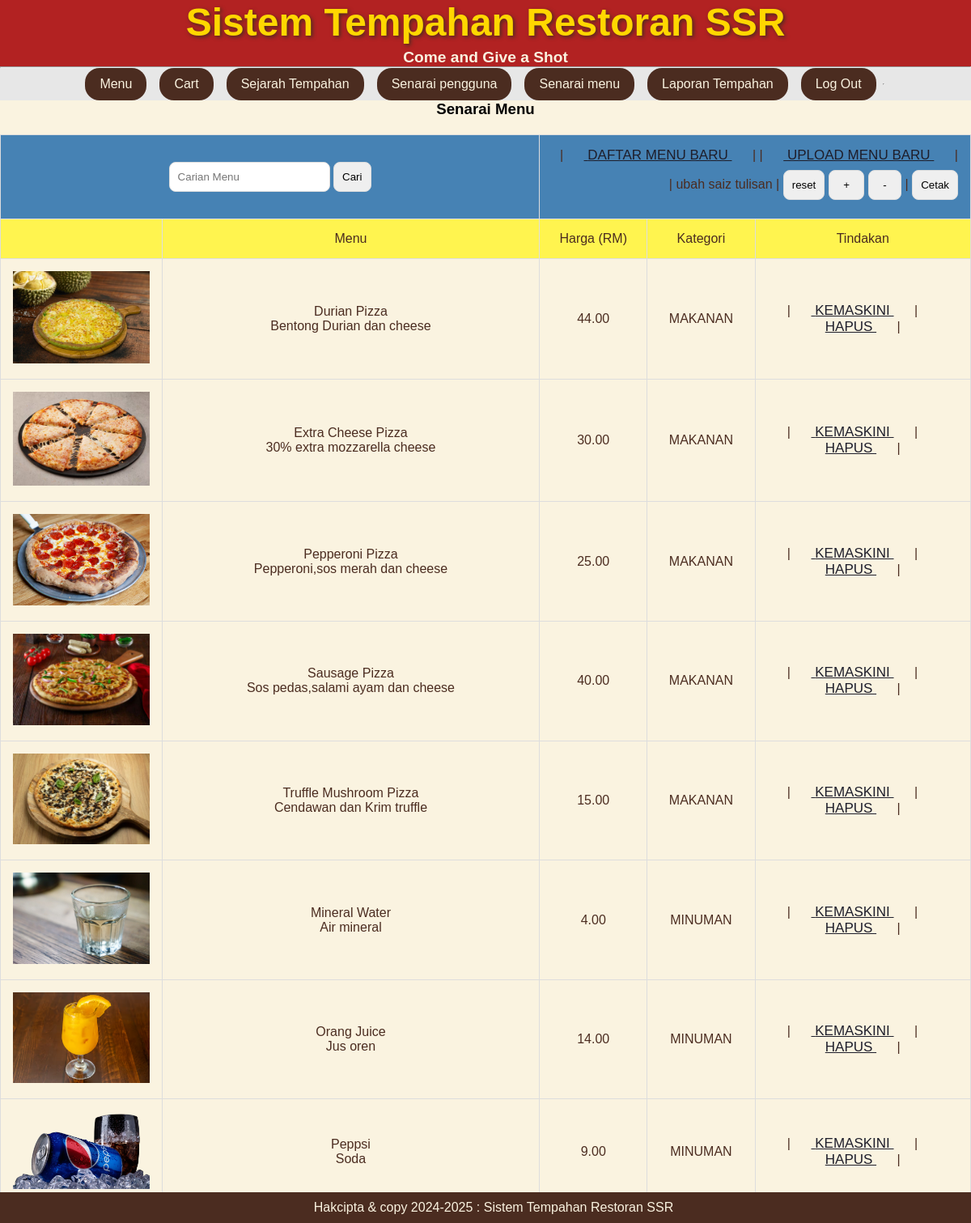
The app's page /code/menu-senarai.php (signed in) with its own data.
### tables this page shows
CREATE TABLE `menu` (
  `id_menu` varchar(50) NOT NULL,
  `nama_menu` varchar(100) DEFAULT NULL,
  `id_kategori` varchar(50) DEFAULT NULL,
  `keterangan` text DEFAULT NULL,
  `harga` double(5,2) DEFAULT NULL,
  `gambar` varchar(50) DEFAULT NULL
);

CREATE TABLE `kategori` (
  `id_kategori` varchar(50) NOT NULL,
  `kategori_menu` varchar(30) DEFAULT NULL
);

### code/menu-senarai.php (the view, shortened to what this page needs)
<?php
include('header.php');
include('connection.php');
$tambahan="";
$arahan_papar = "select* from menu , kategori
                 where menu.id_kategori = kategori.id_kategori
                 $tambahan order by menu.id_kategori , menu.nama_menu";
$laksana = mysqli_query($condb , $arahan_papar);
?>
 <h3 align='center'> Senarai Menu </h3>
 <table align='center'  width='100%'  border='1'  id='saiz'>
    <tr bgcolor='#4682b4'>
        <td colspan='2'>
            <form action=''     method='POST'      style="margin:0 ; padding:0;">
                    <input type='text'      name='nama_menu'    placeholder='Carian Menu'>
                    <input type='submit'   value='Cari'>
            </form>
        </td>
        <td colspan='4'     align='right'>
            |<a href ='menu-daftar.php'> Daftar Menu Baru </a>|
            |<a href ='menu-upload.php'> Upload Menu Baru </a>|<br>
            <?php include('butang-saiz.php'); ?>
        </td>
    </tr>
    <tr bgcolor='#fff44f '>
        <td width='15%'></td>
        <td width='35%'> Menu </td>
        <td width='10%'> Harga (RM) </td>
        <td width='10%'> Kategori</td>
        <td width='20%'> Tindakan </td>
    </tr>
    <?php
    while($m = mysqli_fetch_array($laksana))
    {
        echo"<tr>
                <td> <img src='gambar/".$m['gambar']."' width=100%> </td>
                <td> ".$m['nama_menu']."<br>".$m['keterangan']." </td>
                <td> ".$m['harga']." </td>
                <td> ".$m['kategori_menu']." </td> ";
        echo"   <td>
                |<a href='menu-kemaskini-borang.php?id_menu=".$m['id_menu']."'> Kemaskini </a>
                |<a href='menu-padam-proses.php?id_menu=".$m['id_menu']."'
                 onClick=\"return confirm('Anda pasti anda ingin memadam data ini.')\"> Hapus </a>|
                </td>
            </tr> ";
    }
?>
 </table>
<?php include('footer.php'); ?>

### code/header.php (style rules this page uses)
* { margin:0; padding:0; }
body { background-color: #FAF3E0; text-align: center; font-family: Arial, sans-serif; }
table { background-color: #FAF3E0; color: #4B2C20; width: 100%; margin: 20px auto; border-collapse: collapse; }
td { padding: 15px; border: 1px solid #DDD; }
input, select, button { padding: 10px; margin: 8px 0; border: 1px solid #DDD; border-radius: 8px; transition: box-shadow 0.3s ease; }
tr td a { font-size: 17px; background: transparent; border: none; padding: 1em 1.5em; color: #1e1e2b; text-transform: uppercase; position: relative; transition: 0.5s ease; cursor: pointer; }
tr td a::before { content: ""; position: absolute; left: 0; bottom: 0; height: 2px; width: 0; background-color: #ffc506; transition: 0.5s ease; }
tr td a::after { content: ""; position: absolute; left: 0; bottom: 0; height: 0; width: 100%; background-color: #ffc506; transition: 0.4s ease; z-index: -1; }

### records on screen
menu: gambar (picture), nama_menu "Durian Pizza", keterangan "Bentong Durian dan cheese", harga "44.00", id_kategori.kategori_menu "MAKANAN"
menu: gambar (picture), nama_menu "Extra Cheese Pizza", keterangan "30% extra mozzarella cheese", harga "30.00", id_kategori.kategori_menu "MAKANAN"
menu: gambar (picture), nama_menu "Pepperoni Pizza", keterangan "Pepperoni,sos merah dan cheese", harga "25.00", id_kategori.kategori_menu "MAKANAN"
menu: gambar (picture), nama_menu "Sausage Pizza", keterangan "Sos pedas,salami ayam dan cheese", harga "40.00", id_kategori.kategori_menu "MAKANAN"
menu: gambar (picture), nama_menu "Truffle Mushroom Pizza", keterangan "Cendawan dan Krim truffle", harga "15.00", id_kategori.kategori_menu "MAKANAN"
menu: gambar (picture), nama_menu "Mineral Water", keterangan "Air mineral", harga "4.00", id_kategori.kategori_menu "MINUMAN"
menu: gambar (picture), nama_menu "Orang Juice", keterangan "Jus oren", harga "14.00", id_kategori.kategori_menu "MINUMAN"
menu: gambar (picture), nama_menu "Peppsi", keterangan "Soda", harga "9.00", id_kategori.kategori_menu "MINUMAN"
